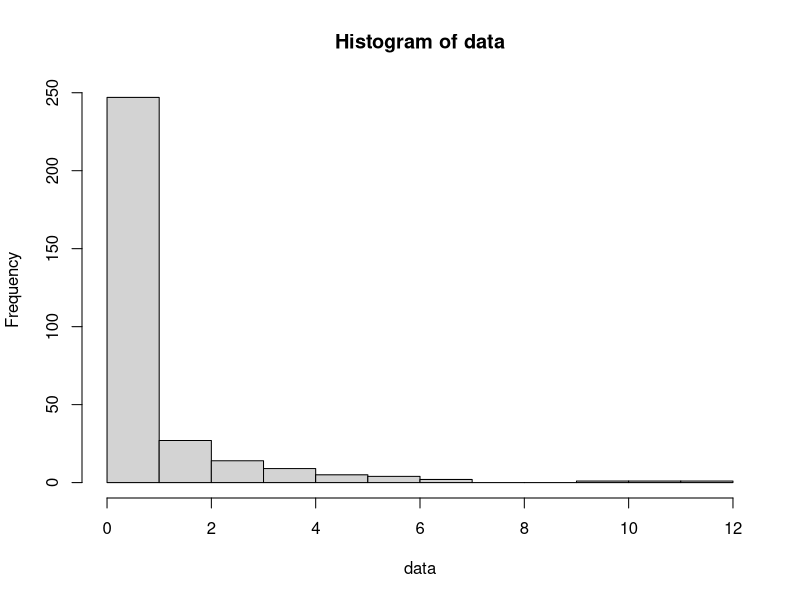
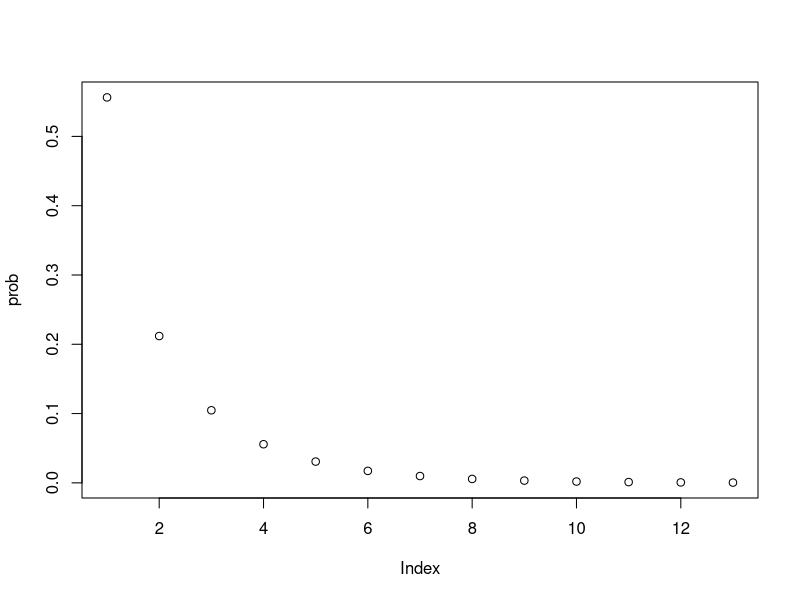

The R script that drew these images, in order:
## ---- chunk 1
larvae_count <- 0:12
sample_count <- c(173, 74, 27, 14, 9, 5, 4, 2, 0, 0, 1, 1, 1)
data <- rep(larvae_count, sample_count)
hist(data)
## ---- chunk 2
# Note that parameters besides k in the function below are supplied as option defaults.
#  The uniroot function that calls f will only change k over the given interval. 
f <- function(k, N = length(data), N0 = sum(data == 0), xbar = mean(data)) {
  log(N/N0) - k * log(1 + xbar/k)  
}
k_hat <- uniroot(f=f, interval=c(0.001, 100))$root
## ---- chunk 3
prob <- dnbinom(x = larvae_count, size = k_hat, prob = k_hat/(k_hat + mean(data)))
plot(prob)
